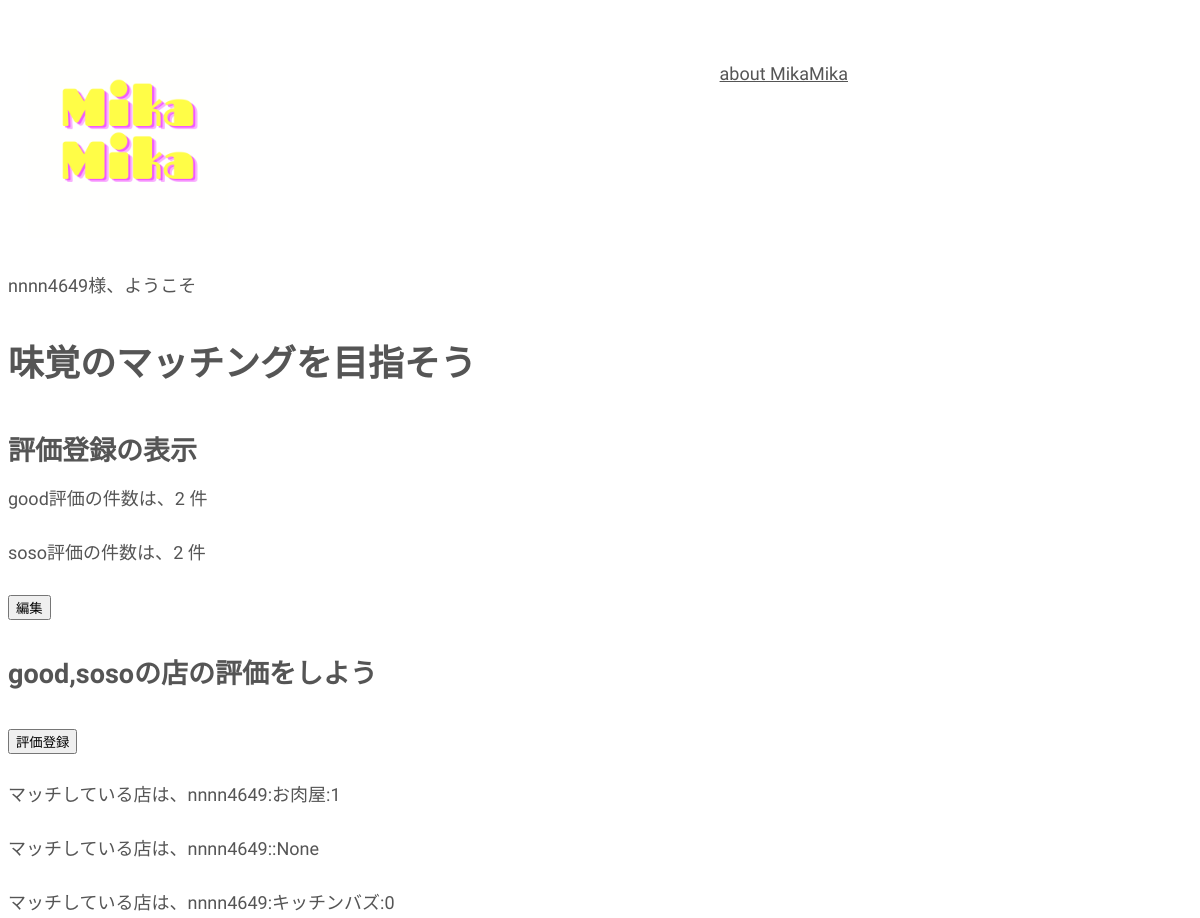
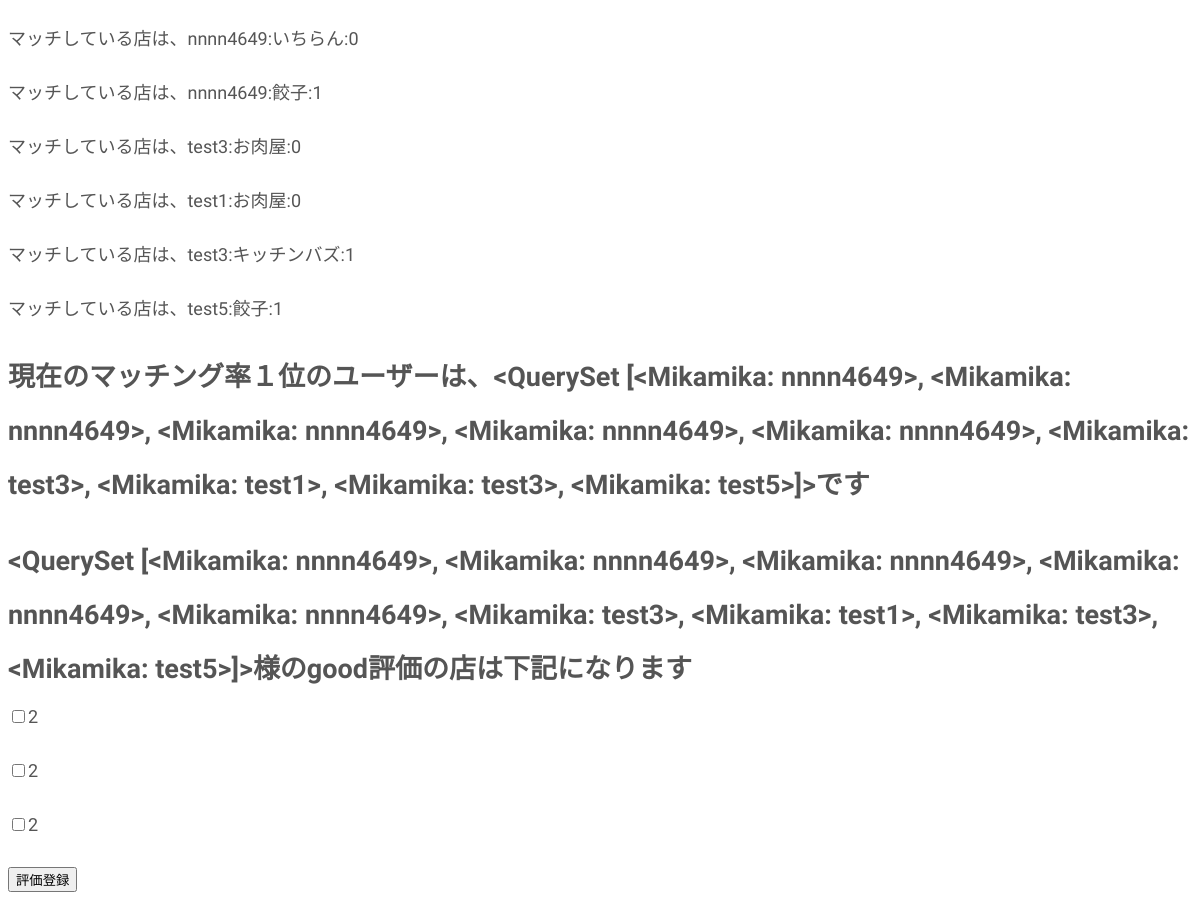
The app's page /mikamika/list/ (signed in), older data (2 pictures, top to bottom).
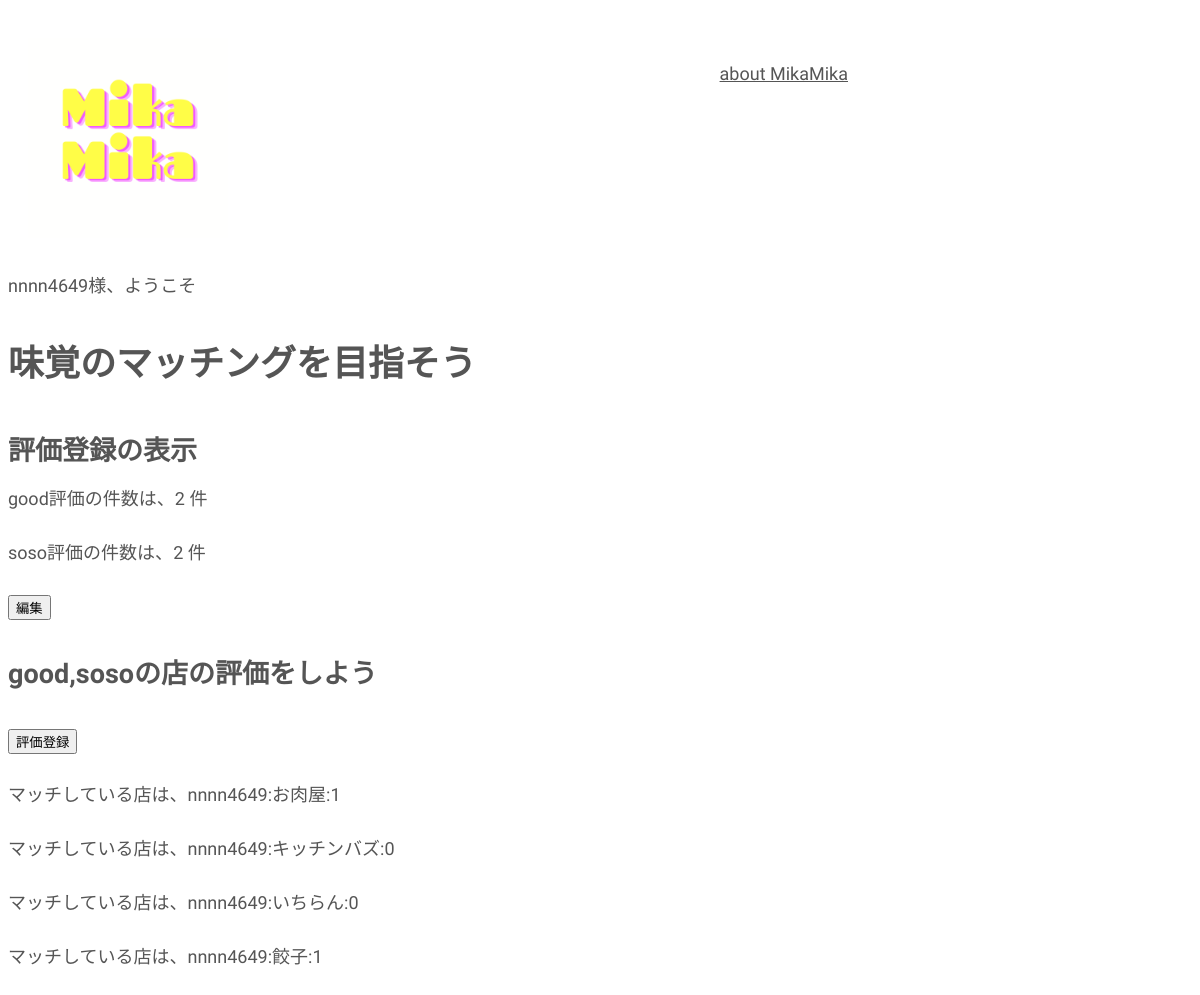
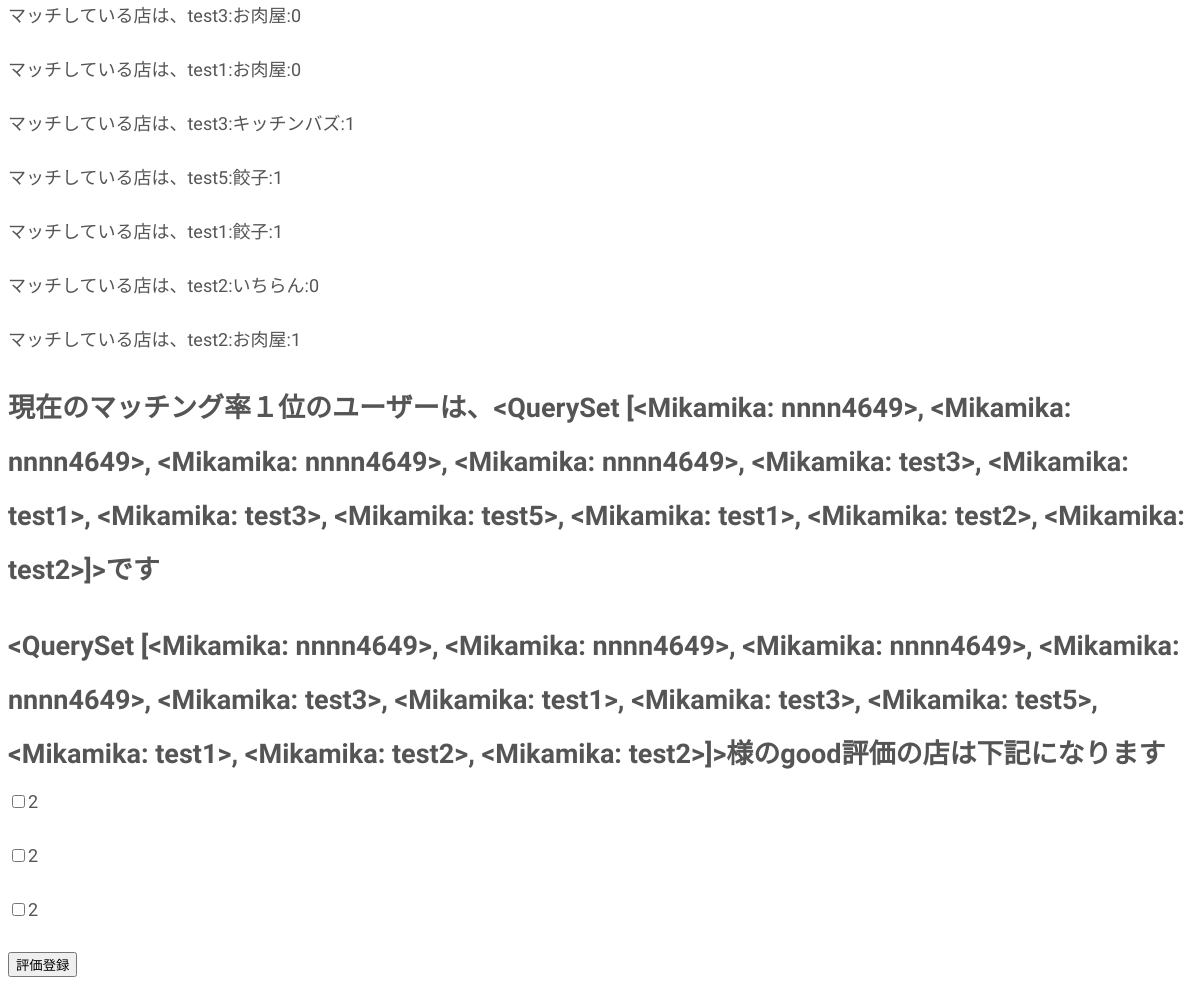
The same page, newer data (2 pictures, top to bottom).
### accounts/models.py (models this page shows, shortened)
class CustomUser(AbstractUser):
    objects = CustomUserManager()

### mikamika/models.py (models this page shows)
class Mikamika(models.Model):
    id = models.UUIDField(primary_key=True, default=uuid.uuid4, editable=False)
    create_user = models.ForeignKey(get_user_model(),on_delete=models.CASCADE,default='',)
    date = models.DateField(verbose_name='日付', default=timezone.now)
    store = models.CharField(verbose_name='店名', max_length=40,default='')
    bikou = models.CharField(verbose_name='一言', max_length=20 , null=True, blank=True,)
    hyouka = models.CharField(verbose_name="評価", choices=HYOUKA_CHOICES, max_length=10, null=True, blank=True,)
    todou = models.CharField(verbose_name="都道府県", choices=TODOU_CHOICES, max_length=10, null=True, blank=True,)
    created_at = models.DateTimeField(verbose_name='作成日時', default=timezone.now)
    updated_at = models.DateTimeField(verbose_name='編集日時', blank=True, null=True)
    def __str__(self):
         return self.create_user.username

### mikamika/views.py (the view)
# urls.py: path('mikamika/list/', views.mikamika_user, name='mikamika_user'),# 新
@login_required
def  mikamika_user(request):
     template_name = 'user.html'
     uflag = request.user
     gcount = Mikamika.objects.values_list("store",flat=True).filter(hyouka='1',create_user=uflag).count()
     scount = Mikamika.objects.values_list("store",flat=True).filter(hyouka='0',create_user=uflag).count()
     ustore   = Mikamika.objects.values_list("store" ,flat=True).filter(create_user=uflag)
     uhyouka  = Mikamika.objects.values_list("hyouka",flat=True).filter(create_user=uflag)
     sustore  = set(ustore)
     mstore   = Mikamika.objects.filter(store__in=sustore)
     for mmstore in mstore:
        if mmstore == 'nnnn4649':
           print('ユーザー自身です')
        else:
           mstore = mstore
     matti1  = Mikamika.objects.filter(store__in=sustore)
     context = {'gcount'   :  gcount,
               'scount'    :  scount,
               'matti1'    :  matti1,
               'mstore'    :  mstore,
               'uflag'     :  uflag,}
     return render(request, template_name , context)

### templates/user.html (shortened to what this page needs)
<!DOCTYPE html>
<html lang="ja">
<head>
<link rel="stylesheet" href="css/style.css">
</head>
<body>
<div id="container">
<header>
<h1 id="logo"><a href="index1.html">
<img src="img/MikaMika.png" alt="MikaMika"></a>
</h1>
<nav>
    <ul>
      <li><a href="company.html">about MikaMika</a></li>
    </ul>
  </nav>
</header>
{% if user.is_authenticated %}
{{ user.get_username }}様、ようこそ
{% endif %}
<h1>味覚のマッチングを目指そう</h1>
<h2>評価登録の表示</h2>
<p>good評価の件数は、{{ gcount }} 件</p>
<p>soso評価の件数は、{{ scount }} 件</p>
<input type="button" onclick="location.href=''"  value="編集">
<h2>good,sosoの店の評価をしよう</h2>
<input type="button" onclick="location.href=''"  value="評価登録">
{% for mmstore in mstore %}
<div>
  <p>マッチしている店は、{{ mmstore }}:{{ mmstore.store }}:{{ mmstore.hyouka}}</p>
</div>
{% endfor %}
<h2>現在のマッチング率１位のユーザーは、{{ matti1 }}です</h2>
<h2>{{ matti1 }}様のgood評価の店は下記になります</h2>
<p><input type="checkbox" value="">{{ gcount }}</p>
<p><input type="checkbox" value="">{{ gcount }}</p>
   <input type="checkbox" value="">{{ gcount }}<p>
   <input type="button" onclick="location.href=''"  value="評価登録">
</p>
</body>
</html>

### templates/css/style.css (style rules this page uses)
html,body { overflow-x: hidden; min-height: 100%; font-size: 14px; }
body { font-family: 'M PLUS Rounded 1c', "ヒラギノ角ゴ Pro W3", "Hiragino Kaku Gothic Pro", "メイリオ", Meiryo, Osaka, "ＭＳ Ｐゴシック", "MS PGothic", sans-serif; -webkit-text-size-adjust: none; background: #fff; color: #555; line-height: 2; }
img { border: none;max-width: 100%;height: auto;vertical-align: middle; }
a { color: #555; }
header { text-align: center; display: flex; }
header #logo { margin: 0; letter-spacing: 0.1em; font-size: 2.2rem; }
header #logo a { text-decoration: none; }
header #logo img { width: 200px; padding: 0px 20px; }
nav { width: 600px; }
ul { list-style: none; text-align: right; justify-content: space-evenly; display: flex; float: right; }
h2 + h3, h2 + p, h3 + p { margin-top: -20px; }
@media screen and (min-width:800px) { html, body { font-size: 18px; } }
@media screen and (min-width:800px) { header { padding: 30px 0; } }

Row changes from the older to the newer data that the page shows:
removed Mikamika: create_user.username "nnnn4649", hyouka "None"
computed for Mikamika: create_user.create_user_id "…nnnn4649>, <Mikamika: nnnn4649>, <Mikamika: nnnn4649>, <Mikamika: test3>, <Mikamika: test1>, <Mikamika: test3>, <Mikamika: test5>]>" → "…nnnn4649>, <Mikamika: nnnn4649>, <Mikamika: test3>, <Mikamika: test1>, <Mikamika: test3>, <Mikamika: test5>, <Mikamika: test1>, <Mikamika: test2>, <Mikamika: test2>]>"
added Mikamika: create_user.username "test1", store "餃子", hyouka "1"
added Mikamika: create_user.username "test2", store "いちらん", hyouka "0"
added Mikamika: create_user.username "test2", store "お肉屋", hyouka "1"
